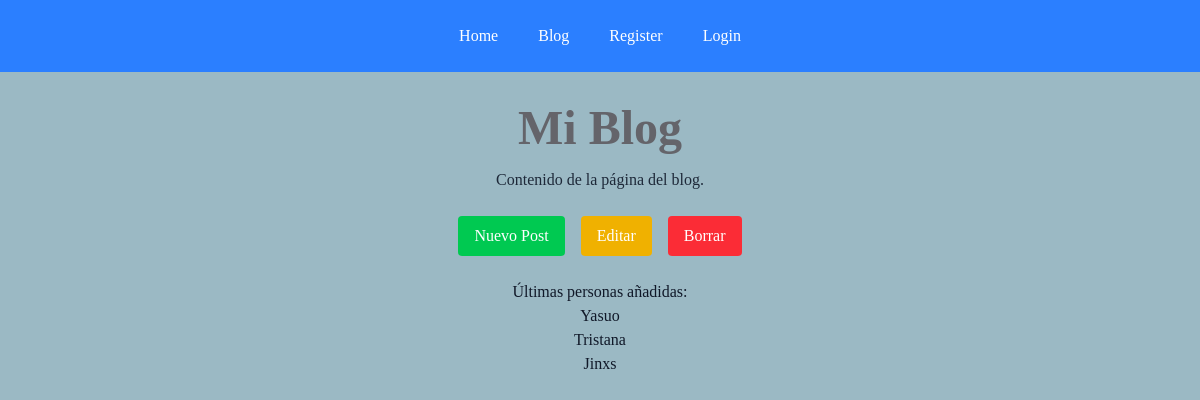
Screenshot of /blog/ with the database file from the repository.
### blog/models.py (models this page shows, shortened)
class Person(models.Model):
    name = models.CharField(max_length=100)
    birth = models.DateField()
    slug = models.SlugField(unique=True)
    propic = models.ImageField(upload_to='profile_pics/', null=True, blank=True)

### blog/views.py (the view)
# urls.py: path('', views.blogpage, name='blogpage'),  # Página del blog
def blogpage(request):
    visitas = Person.objects.order_by('-id')[:10]  # Inmportar las ultimas 10 personas añadidas mas recientes x -id
    return render(request, 'blog/blog.html', {'visitas': visitas})  # Pasar las personas al contexto del templates+

### blog/templates/blog/blog.html
<!DOCTYPE html>
{% extends "base.html" %} {% load static %} {% block content %}
<h1 class="text-5xl font-bold text-center mb-4">Mi Blog</h1>
<p class="text-center text-gray-800 dark:text-gray-300 mb-6">
  Contenido de la página del blog.
</p>
<div class="flex justify-center space-x-4">
  <button
    class="bg-green-500 text-white px-4 py-2 rounded hover:bg-green-600 transition"
  >
    Nuevo Post
  </button>
  <button
    class="bg-yellow-500 text-white px-4 py-2 rounded hover:bg-yellow-600 transition"
  >
    Editar
  </button>
  <button
    class="bg-red-500 text-white px-4 py-2 rounded hover:bg-red-600 transition"
  >
    Borrar
  </button>
</div>
<h2 class="mt-6 text-2xl font-semibold">Últimas personas añadidas:</h2>
<ul>
  {% for person in visitas %}
  <a href="{% url 'blog:personasLista' slug=person.slug %}">
    <li>{{ person.name }}</li>
  </a>
  {% empty %}
  <li>No hay personas todavía.</li>
  {% endfor %}
</ul>
{% endblock content %}

### proyecto/static/css/style.css (style rules this page uses)
body { font-family: "Times New Roman", Times, serif; background-color: #9bb9c4; text-align: center; }
h1 { color: #64646a; }

### rows the page displays
Person: name "Yasuo"
Person: name "Tristana"
Person: name "Jinxs"
